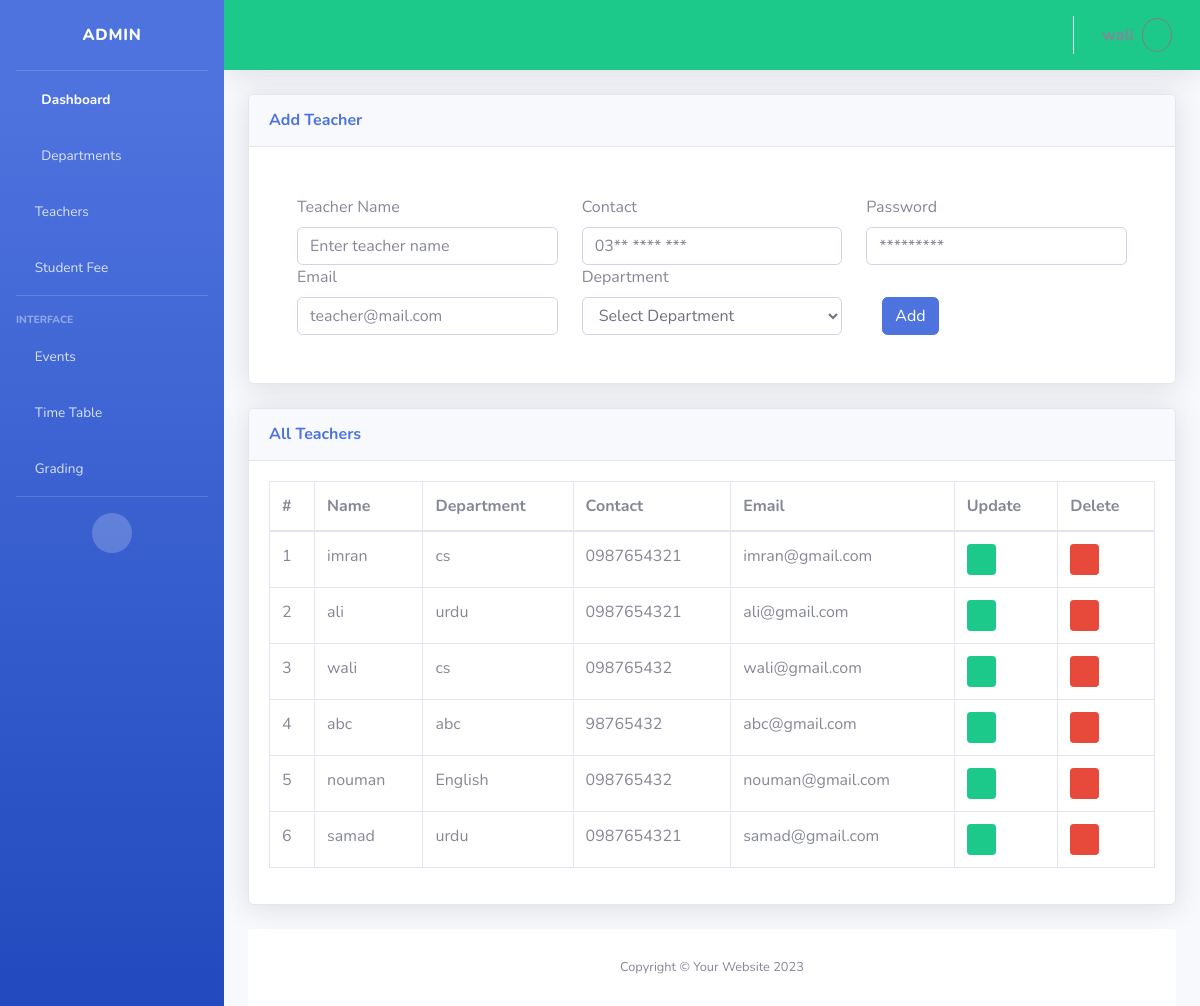
Page /admin/teachers.php (signed in) on the committed database.
### tables this page shows
CREATE TABLE `teacher_tbl` (
  `teacher_id` int(11) NOT NULL AUTO_INCREMENT,
  `name` varchar(40) DEFAULT NULL,
  `email` varchar(50) DEFAULT NULL,
  `contact` varchar(15) DEFAULT NULL,
  `password` varchar(255) DEFAULT NULL,
  `campus_id` int(11) DEFAULT NULL,
  `dept_id` int(11) DEFAULT NULL,
  PRIMARY KEY (`teacher_id`),
  UNIQUE KEY `email` (`email`),
  KEY `campus_id` (`campus_id`),
  KEY `teacher_tbl_ibfk_2` (`dept_id`),
  CONSTRAINT `teacher_tbl_ibfk_1` FOREIGN KEY (`campus_id`) REFERENCES `campus_tbl` (`campus_id`) ON DELETE CASCADE ON UPDATE CASCADE,
  CONSTRAINT `teacher_tbl_ibfk_2` FOREIGN KEY (`dept_id`) REFERENCES `dept_tbl` (`dept_id`) ON DELETE CASCADE ON UPDATE CASCADE
);

CREATE TABLE `dept_tbl` (
  `dept_id` int(11) NOT NULL AUTO_INCREMENT,
  `title` varchar(100) DEFAULT NULL,
  `campus_id` int(11) DEFAULT NULL,
  PRIMARY KEY (`dept_id`),
  KEY `campus_id` (`campus_id`),
  CONSTRAINT `dept_tbl_ibfk_1` FOREIGN KEY (`campus_id`) REFERENCES `campus_tbl` (`campus_id`) ON DELETE CASCADE ON UPDATE CASCADE
);

### admin/teachers.php (the view, shortened to what this page needs)
<?php
include('includes/header.php');
include('includes/navbar.php');
include('includes/top_bar.php');
$campus_id = $_SESSION['campus_id'];
?>
<?php
$sno = 1;
$dept_select_query = "SELECT *  FROM dept_tbl where campus_id='$campus_id'";
$dept_res = mysqli_query($conn, $dept_select_query);
$select_query = "SELECT * FROM teacher_tbl INNER JOIN dept_tbl ON teacher_tbl.dept_id = dept_tbl.dept_id";
$result = mysqli_query($conn, $select_query);
?>
<div class="container-fluid">
    <?php
    if (isset($_GET['teacher_edit_id'])) :
        $id =   $_GET['teacher_edit_id'];
        $run = mysqli_query($conn, "SELECT * FROM teacher_tbl where teacher_id='$id'");
    ?>
    <div class="card shadow mb-4" >
        <div class="card-header py-3" >
            <h6 class="m-0 font-weight-bold text-primary">Update Teacher</h6>
        </div>
        <div class="card-body p-5">
            <form method="POST" action="teachers.php">
                <div class="row">
                    <div class="col-md-4 col-sm-12">
                        <?php
                            while ($teacher_data = mysqli_fetch_array($run)) {
                            ?>
                        <label for="name">Teacher Name</label>
                        <input type="hidden" id="name" name="update_id" value="<?php echo $teacher_data['0']; ?>">
                        <input type="text" id="name" name="update_name" value="<?php echo $teacher_data['1']; ?>"
                            autocomplete="off" class="form-control" required placeholder="Enter teacher name" />
                        <label for="email"> Email</label>
                        <input type="email" id="email" name="update_email" value="<?php echo $teacher_data['2']; ?>"
                            autocomplete="off" class="form-control" required placeholder="teacher@mail.com" />
                    </div>
                    <div class="col-md-4 col-sm-12">
                        <label for="contact">Contact</label>
                        <input type="text" id="contact" name="update_contact" value="<?php echo $teacher_data['3']; ?>"
                            autocomplete="off" class="form-control" required placeholder="03** **** ***" />
                        <label for="dept"> Department</label>
                        <select id="dept" class="form-control" name="update_dept">
                            <option value="<?php echo $teacher_data['6']; ?>"><?php
                                                                                    $id = $teacher_data['6'];
                                                                                    $ext = mysqli_query($conn, "SELECT* FROM dept_tbl where dept_id='$id'");
                                                                                    $dept = mysqli_fetch_array($ext);
                                                                                    echo    $dept['1'];
                                                                                    ?></option>
                            <?php while ($dept = mysqli_fetch_array($dept_res)) : ?>
                            <option value="<?php echo $dept['dept_id'] ?>"><?php echo $dept['title'] ?></option>
                            <?php endwhile; ?>
                        </select>
                    </div>
                    <div class="col-md-4 col-sm-12">
                        <label for="password">Password</label>
                        <small class="form-text text-muted">Keep it field blank if you don't want to change
                            the password.</small>
                        <input type="password" id="password" name="update_password" class="form-control mb-2"
                            placeholder="*********" />
                        <button class="ml-3 btn btn-primary mt-4" name="update_teacher">Update</button>
                    </div>
                    <?php } ?>
                </div>
            </form>
        </div>
    </div>
    <?php
    else :
    ?>
    <div class="card shadow mb-4" >
        <div class="card-header py-3">
            <h6 class="m-0 font-weight-bold text-primary">Add Teacher</h6>
        </div>
        <div class="card-body p-5">
            <form method="POST" action="teachers.php">
                <div class="row">
                    <div class="col-md-4 col-sm-12">
                        <label for="name">Teacher Name</label>
                        <input type="text" id="name" name="name" autocomplete="off" class="form-control" required
                            placeholder="Enter teacher name" />
                        <label for="email"> Email</label>
                        <input type="email" id="email" name="email" autocomplete="off" class="form-control" required
                            placeholder="teacher@mail.com" />
                    </div>
                    <div class="col-md-4 col-sm-12">
                        <label for="contact">Contact</label>
                        <input type="text" id="contact" name="contact" autocomplete="off" class="form-control" required
                            placeholder="03** **** ***" />
                        <label for="dept"> Department</label>
                        <select id="dept" class="form-control" name="dept">
                            <option value="select_department">Select Department</option>
                        </select>
                    </div>
                    <div class="col-md-4 col-sm-12">
                        <label for="password">Password</label>
                        <input type="password" id="password" name="password" class="form-control mb-2"
                            placeholder="*********" />
                        <button class="ml-3 btn btn-primary mt-4" name="add_teacher">Add</button>
                    </div>
                </div>
            </form>
        </div>
    </div>
    <?php endif; ?>
    <div class="card shadow mb-4" >
        <div class="card-header py-3" >
            <h6 class="m-0 font-weight-bold text-primary">All Teachers</h6>
        </div>
        <div class="card-body">
            <div class="table-responsive">
                <table class="table table-bordered" id="dataTable" width="100%" cellspacing="0">
                    <thead>
                        <tr>
                            <th>#</th>
                            <th>Name</th>
                            <th>Department</th>
                            <th>Contact</th>
                            <th>Email</th>
                            <th>Update</th>
                            <th>Delete</th>
                        </tr>
                    </thead>
                    <tbody>
                        <?php
                        while ($teacher = mysqli_fetch_array($result)) :
                        ?>
                        <tr>
                            <td><?php echo $sno++ ?></td>
                            <td><?php echo $teacher['name'] ?></td>
                            <td><?php echo $teacher['title'] ?></td>
                            <td><?php echo $teacher['contact'] ?></td>
                            <td><?php echo $teacher['email'] ?></td>
                            <td>
                                <a href="teachers.php?teacher_edit_id=<?php echo $teacher['teacher_id'] ?>"
                                    class="btn btn-success btn-sm"><i class="fa fa-edit"></i></a>
                            </td>
                            <td>
                                <a href="teachers.php?del_id=<?php echo $teacher['teacher_id'] ?>"
                                    onclick="return confirm('Are you sure you want to delete this teacher?')"
                                    class="btn btn-danger btn-sm"><i class="fa fa-trash"></i></a>
                            </td>
                        </tr>
                        <?php endwhile; ?>
                    </tbody>
                </table>
            </div>
        </div>
    </div>
    <?php
    include('includes/footer.php');
    ?>

### admin/includes/header.php (shortened to what this page needs)
<!DOCTYPE html>
<html lang="en">
<head>
    <link href="assets/vendor/fontawesome-free/css/all.min.css" rel="stylesheet" type="text/css">
    <link href="assets/css/sb-admin-2.css" rel="stylesheet">
</head>
<body id="page-top">
    <div id="wrapper">

### admin/includes/navbar.php (shortened to what this page needs)
<aside class="navbar-nav bg-gradient-primary sidebar sidebar-dark accordion"
    id="accordionSidebar">
    <a class="sidebar-brand d-flex align-items-center justify-content-center" href="index.php">
        <div class="sidebar-brand-icon rotate-n-15">
        </div>
        <div class="sidebar-brand-text mx-3"> Admin</div>
    </a>
    <hr class="sidebar-divider my-0">
    <li class="nav-item active">
        <a class="nav-link" href="index.php">
            <i class="fas fa-fw fa-tachometer-alt"></i>
            <span>Dashboard</span></a>
    </li>
    <li class="nav-item">
        <a class="nav-link" href="departments.php">
            <i class="fas fa-fw fa-book"></i>
            <span>Departments</span></a>
    </li>
    <li class="nav-item">
        <a class="nav-link" href="teachers.php">
            <i class="fa fa-user-graduate"></i>
            <span>Teachers</span></a>
    </li>
    <li class="nav-item">
        <a class="nav-link" href="student_fee.php">
            <i class="fa fa-user-graduate"></i>
            <span>Student Fee</span></a>
    </li>
    <hr class="sidebar-divider">
    <div class="sidebar-heading">
        Interface
    </div>
    <li class="nav-item">
        <a class="nav-link" href="events.php">
            <i class="fa fa-calendar"></i>
            <span> Events</span></a>
    </li>
    <li class="nav-item">
        <a class="nav-link" href="time_table.php">
            <i class="fa fa-clock"></i>
            <span> Time Table</span></a>
    </li>
    <li class="nav-item">
        <a class="nav-link" href="grading.php">
            <i class="fa fa-calendar"></i>
            <span> Grading</span></a>
    </li>
    <hr class="sidebar-divider d-none d-md-block">
    <div class="text-center d-none d-md-inline">
        <button class="rounded-circle border-0" id="sidebarToggle"></button>
    </div>
</aside>

### admin/includes/top_bar.php (shortened to what this page needs)
<div id="content-wrapper" class="d-flex flex-column">
    <div id="content">
        <nav class="navbar navbar-expand navbar-light bg-success topbar mb-4 static-top shadow">
            <ul class="navbar-nav ml-auto">
                <li class="nav-item dropdown no-arrow">
                    <a class="nav-link dropdown-toggle" href="#" id="userDropdown" role="button" data-toggle="dropdown"
                        aria-haspopup="true" aria-expanded="false">
                        <b class="mr-2  d-lg-inline text-gray-600 "><?php echo $_SESSION['name']; ?></b>
                        <div class="rounded-circle" style="border:1px solid gray">
                            <i class="fa fa-user fa-1x p-2"></i>
                        </div>
                    </a>
                </li>
            </ul>
        </nav>

### admin/includes/footer.php
<footer class="sticky-footer bg-white"
    style="width: -moz-fill-available; width: -webkit-fill-available; width: fill-available">
    <div class="container my-auto">
        <div class="copyright text-center my-auto">
            <span>Copyright &copy; Your Website 2023</span>
        </div>
    </div>
</footer>
</div>
</div>
</body>
</html>

### rows in the picture
teacher_tbl: name "imran", dept.title "cs", contact "0987654321", email "imran@gmail.com"
teacher_tbl: name "ali", dept.title "urdu", contact "0987654321", email "ali@gmail.com"
teacher_tbl: name "wali", dept.title "cs", contact "098765432", email "wali@gmail.com"
teacher_tbl: name "abc", dept.title "abc", contact "98765432", email "abc@gmail.com"
teacher_tbl: name "nouman", dept.title "English", contact "098765432", email "nouman@gmail.com"
teacher_tbl: name "samad", dept.title "urdu", contact "0987654321", email "samad@gmail.com"
